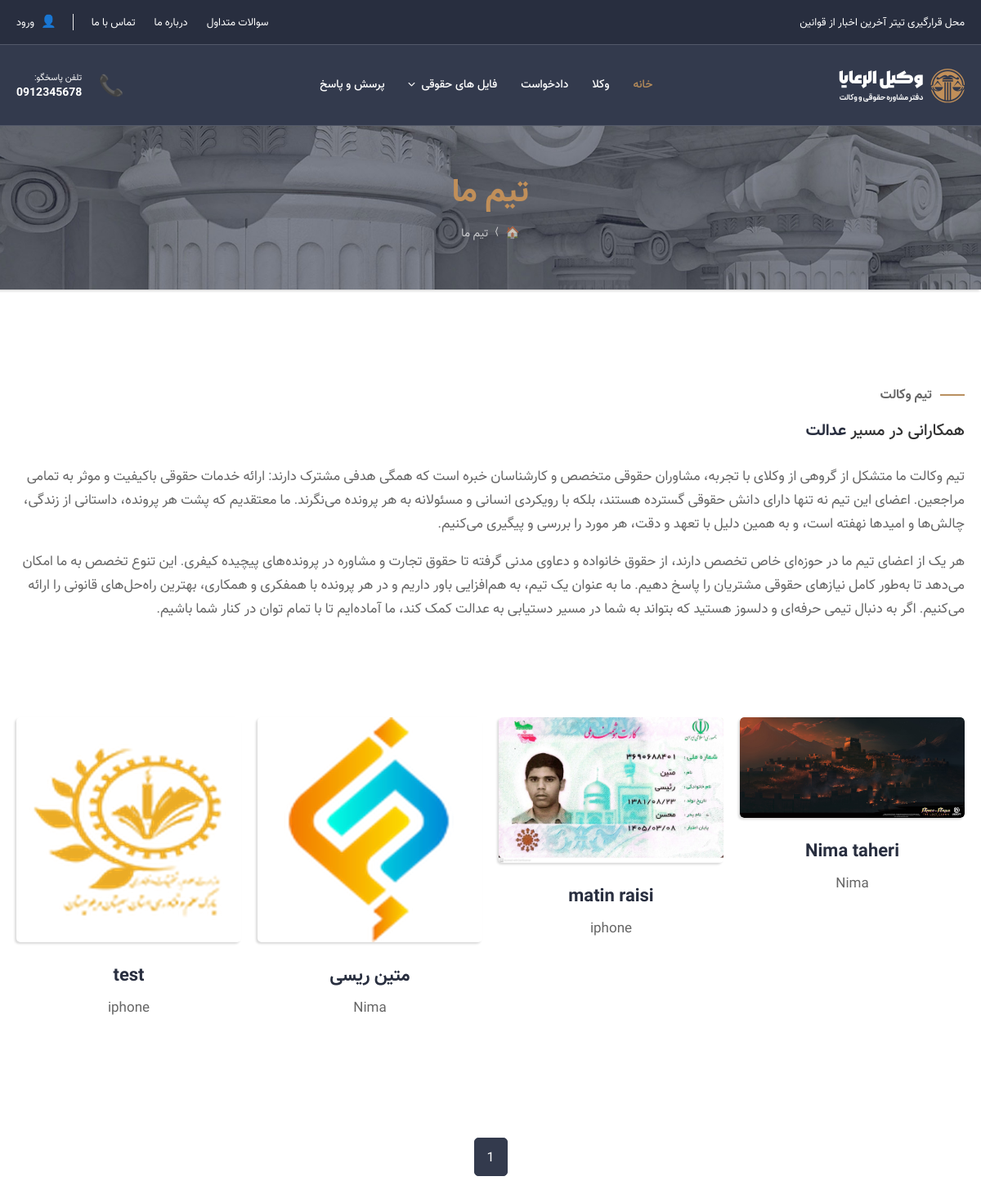
The page /lawyers_list/ on the database its author committed.
### home/models.py (models this page shows, shortened)
class Lawyer (models.Model):
    lawyer_type = models.ForeignKey(LawyerType,on_delete=models.CASCADE)
    name = models.CharField(max_length=100)
    email = models.EmailField()
    phone = models.CharField(max_length=15)
    address = models.CharField(max_length=100)
    city = models.CharField(max_length=100)
    state = models.CharField(max_length=100)
    zip_code = models.CharField(max_length=10)
    experience = RichTextField()
    date = models.DateField()
    image = ResizedImageField(upload_to='lawyer_images' , crop=['middle', 'center'] , size=[300,300],quality=75)
    date = models.DateField()
    image = ResizedImageField(upload_to='lawyer_images' , crop=['middle', 'center'] , size=[300,300],quality=75)

class LawyerType(models.Model):
    name = models.CharField(max_length=100)

### home/views.py (the view)
# urls.py: path('lawyers_list/', views.lawyers_list, name="lawyers_list"),
def lawyers_list(request):
    lawyers = Lawyer.objects.all()
    paginator = Paginator(lawyers, 6)  # تعداد وکلا در هر صفحه
    page_number = request.GET.get('page')
    page_obj = paginator.get_page(page_number)
    return render(request, 'home/lawyers_list.html', {'page_obj': page_obj})

### Authentication/context_processors.py (called while the page is built, shortened)
def signup(request):
    form = Signup()
    form = Signup()
    return {'signup': form,}

def signin(request):
    form = Login()
    form = Login()
    return {'signin': form}

### home/context_processors.py (called while the page is built)
def header_context(request):
    legalfiles = LegalFiles.objects.all()
    return {'legalfiles':legalfiles}

### home/models.py (called while the page is built)
    def __str__(self):
        return self.name

### templates/home/lawyers_list.html (shortened to what this page needs)
{% extends "parent/base.html" %}
{% load static  %}
{% block content %}
<main class="main rtl text-right">
    <div class="page-header section-main">
        <div class="container">
            <h1 class="page-title">تیم ما</h1>
            <ul class="breadcrumb">
                <li><a href="index-2.html"><i class="fa-light fa-home"></i></a></li>
                <li class="delimiter">⟩</li>
                <li><a href="#">تیم ما</a></li>
            </ul>
        </div>
    </div>
    <div class="page-content">
        <section>
            <div class="container">
                <div class="section-main">
                    <div class="section-title-main">
                        <h3 class="section-subtitle p-relative">
                            تیم وکالت
                        </h3>
                        <div class="section-title-wrap">
                            <h5 class="section-title">
                                همکارانی در مسیر   <b>عدالت </b>
                            </h5>
                        </div>
                    </div>
                    <p>
                        تیم وکالت ما متشکل از گروهی از وکلای با تجربه، مشاوران حقوقی متخصص و کارشناسان خبره است که همگی هدفی مشترک دارند: ارائه خدمات حقوقی باکیفیت و موثر به تمامی مراجعین. اعضای این تیم نه تنها دارای دانش حقوقی گسترده هستند، بلکه با رویکردی انسانی و مسئولانه به هر پرونده می‌نگرند. ما معتقدیم که پشت هر پرونده، داستانی از زندگی، چالش‌ها و امیدها نهفته است، و به همین دلیل با تعهد و دقت، هر مورد را بررسی و پیگیری می‌کنیم.
                    </p>
                    <p>
                        هر یک از اعضای تیم ما در حوزه‌ای خاص تخصص دارند، از حقوق خانواده و دعاوی مدنی گرفته تا حقوق تجارت و مشاوره در پرونده‌های پیچیده کیفری. این تنوع تخصص به ما امکان می‌دهد تا به‌طور کامل نیازهای حقوقی مشتریان را پاسخ دهیم. ما به عنوان یک تیم، به هم‌افزایی باور داریم و در هر پرونده با همفکری و همکاری، بهترین راه‌حل‌های قانونی را ارائه می‌کنیم. اگر به دنبال تیمی حرفه‌ای و دلسوز هستید که بتواند به شما در مسیر دستیابی به عدالت کمک کند، ما آماده‌ایم تا با تمام توان در کنار شما باشیم.
                    </p>
                </div>
                <div class="row cols-xs-2 cols-sm-3 cols-md-4 section-main">
                    {% for lawyer in page_obj %}
                    <div class="image-box appear-animate fadeInLeftShorter appear-animation-visible" data-animation-options="{'name': 'fadeInLeftShorter'}" style="animation-duration: 1.2s;">
                        <a href="{% url 'HomeApp:detailvakil' lawyer.id %}" class="member-link">
                            <figure class="banner-radius">
                                <img src="{{ lawyer.image.url }}" alt="تصویر {{ lawyer.name }}" width="280" height="280">
                            </figure>
                            <h4 class="image-box-name">{{ lawyer.name }}</h4>
                            <h6 class="image-box-job">{{ lawyer.lawyer_type.name }}</h6>
                        </a>
                    </div>
                    {% empty %}
                    <p>هیچ وکیلی برای نمایش موجود نیست.</p>
                    {% endfor %}
                </div>
                <div class="pagination-wrap">
                    <ul class="pagination">
                        {% for num in page_obj.paginator.page_range %}
                        <li>
                            <a href="?page={{ num }}" class="{% if page_obj.number == num %}active{% endif %}">
                                {{ num }}
                            </a>
                        </li>
                        {% endfor %}
                    </ul>
                </div>
            </div>
        </section>
    </div>
</main>
{% endblock content %}

### rows shown on the page
Lawyer: image (picture), name "Nima taheri", lawyer_type.name "Nima"
Lawyer: image (picture), name "matin raisi", lawyer_type.name "iphone"
Lawyer: image (picture), name "متین ریسی", lawyer_type.name "Nima"
Lawyer: image (picture), name "test", lawyer_type.name "iphone"

### other values the page prints
{{ num }} "1"
